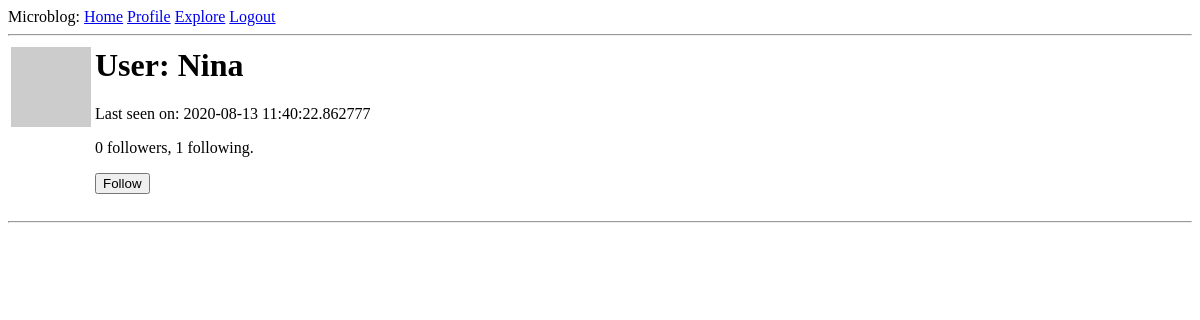
/user/Nina (signed in), run on an earlier commit of the app's database.
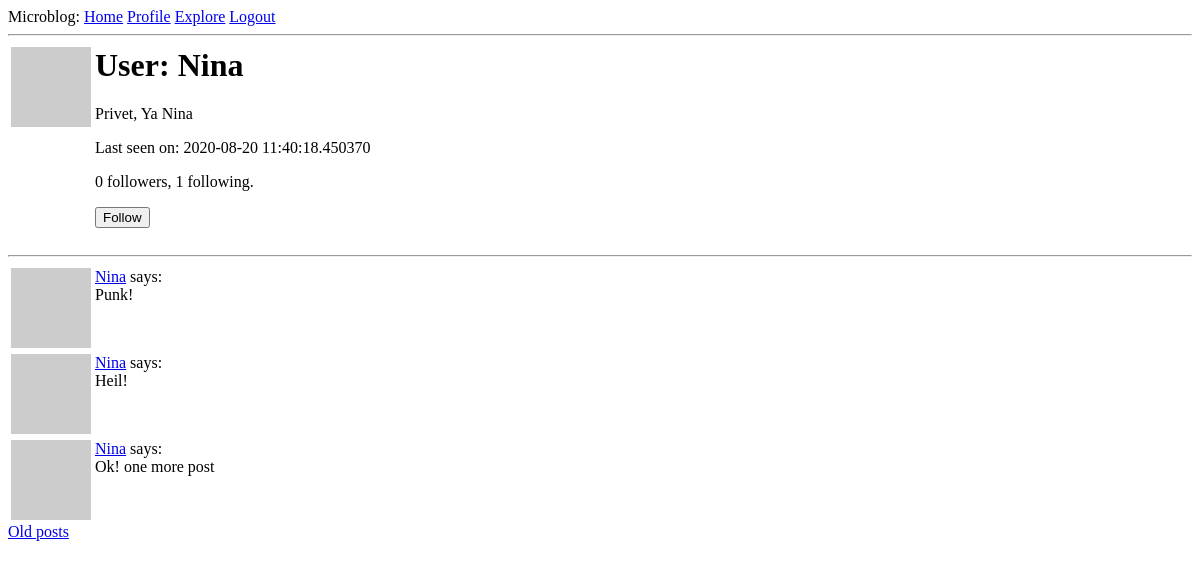
And on a later commit of the database.
### app/models.py (models this page shows, shortened)
class User(UserMixin, db.Model):
    id = db.Column(db.Integer, primary_key=True)
    username = db.Column(db.String(64), index=True, unique=True)
    email = db.Column(db.String(120), index=True, unique=True)
    password_hash = db.Column(db.String(128))
    posts = db.relationship('Post', backref='author', lazy='dynamic')
    about_me = db.Column(db.String(140))
    last_seen = db.Column(db.DateTime, default=datetime.utcnow)
    followed = db.relationship(
        'User', secondary=followers,
        primaryjoin=(followers.c.follower_id == id),
        secondaryjoin=(followers.c.followed_id == id),
        backref=db.backref('followers', lazy='dynamic'), lazy='dynamic')
    def avatar(self, size):
        digest = md5(self.email.lower().encode('utf-8')).hexdigest()
        return 'https://www.gravatar.com/avatar/{}?d=identicon&s={}'.format(
            digest, size)
    def is_following(self, user):
        return self.followed.filter(
            followers.c.followed_id == user.id).count() > 0

class Post(db.Model):
    id = db.Column(db.Integer, primary_key=True)
    body = db.Column(db.String(140))
    timestamp = db.Column(db.DateTime, index=True, default=datetime.utcnow)
    user_id = db.Column(db.Integer, db.ForeignKey('user.id'))

### app/routes.py (the view)
@app.route('/user/<username>')
@login_required
def user(username):
    user = User.query.filter_by(username=username).first_or_404()
    page = request.args.get('page', 1, type=int)
    posts = user.posts.order_by(Post.timestamp.desc()).paginate(page, app.config['POSTS_PER_PAGE'], False)
    next_url = url_for('user', username=user.username, page=posts.next_num) if posts.has_next else None
    prev_url = url_for('user', username=user.username, page=posts.prev_num) if posts.has_prev else None
    form = EmptyForm()
    return render_template('user.html', user=user, posts=posts.items, form=form, next_url=next_url, prev_url=prev_url)

### app/forms.py
class EmptyForm(FlaskForm):
    submit = SubmitField('Submit')

### app/models.py (called while the page is built)
@login.user_loader
def load_user(id):
    return User.query.get(int(id))

### app/routes.py (called while the page is built)
@app.before_request
def before_request():
    if current_user.is_authenticated:
        current_user.last_seen = datetime.utcnow()
        db.session.commit()

### app/templates/user.html (shortened to what this page needs)
{% extends "base.html" %}
{% block content %}
    <table>
        <tr valign="top">
            <td><img src="{{ user.avatar(128) }}"></td>
            <td>
                <h1>User: {{ user.username }}</h1>
                {% if user.about_me %}<p>{{ user.about_me }}</p>{% endif %}
                {% if user.last_seen %}<p>Last seen on: {{ user.last_seen }}</p>{% endif %}
                <p>{{ user.followers.count() }} followers, {{ user.followed.count() }} following.</p>
                {% if user == current_user %}
                <p><a href="{{ url_for('edit_profile') }}">Edit your profile</a></p>
                {% elif not current_user.is_following(user) %}
                <p>
                    <form action="{{ url_for('follow', username=user.username) }}" method="post">
                        {{ form.submit(value='Follow') }}
                    </form>
                </p>
                {% endif %}
            </td>
        </tr>
    </table>
    <hr>
    {% for post in posts %}
        {% include '_post.html' %}
    {% endfor %}
{% if next_url %}
<a href="{{ next_url }}">Old posts</a>
{% endif %}
{% endblock %}

### app/templates/base.html (shortened to what this page needs)
<html>
    <head>
    </head>
    <body>
        <div>
            Microblog:
            <a href="{{ url_for('index') }}">Home</a>
            {% if current_user.is_anonymous %}
            <a href="{{ url_for('login') }}">Login</a>
            {% else %}
            <a href="{{ url_for('user', username=current_user.username) }}">Profile</a>
            <a href="{{ url_for('explore') }}">Explore</a>
            <a href="{{ url_for('logout') }}">Logout</a>
            {% endif %}
        </div>
        <hr>
        {% block content %}{% endblock %}
    </body>
</html>

### app/templates/_post.html
    <table>
        <tr valign="top">
            <td><img src="{{ post.author.avatar(36) }}"></td>
            <td>
            <a href="{{ url_for('user', username=post.author.username) }}">{{ post.author.username }}</a>
            says:<br>{{post.body}}
            </td>
        </tr>
    </table>

What changed in the data, as far as the page shows it:
changed User "Nina": about_me (not shown) → "Privet, Ya Nina"; last_seen "2020-08-13 11:40:22.862777" → "2020-08-20 11:40:18.450370"
added Post: author.username "Nina", body "Punk!"
added Post: author.username "Nina", body "Heil!"
added Post: author.username "Nina", body "Ok! one more post"
Also different on the page:
text now shown: "Old posts"
